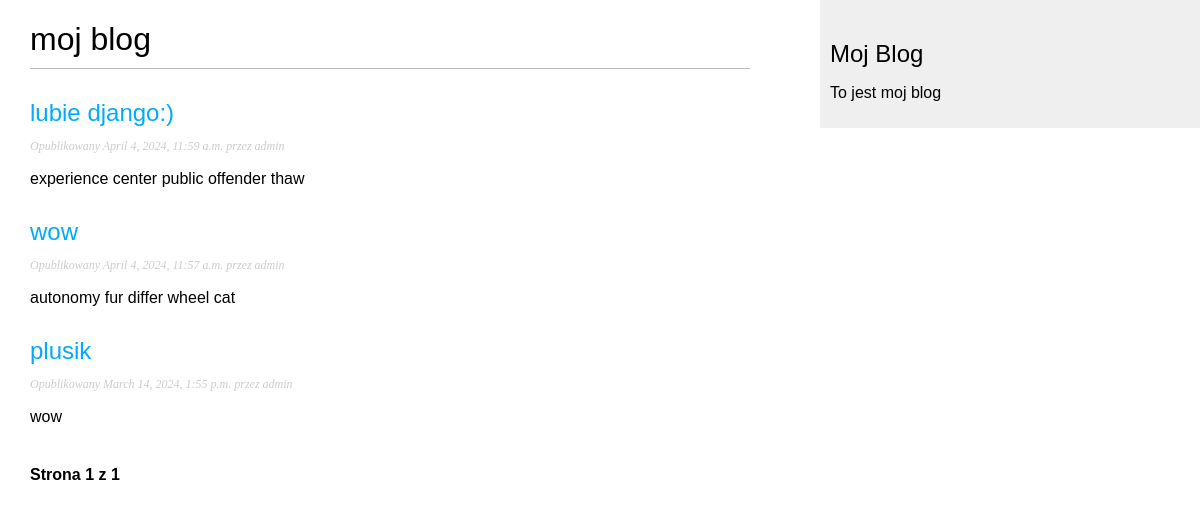
The app's page /djangoProject/ with its own data.
### Aplikacja/models.py (models this page shows, shortened)
class Post(models.Model):
    title = models.CharField(max_length=250)
    body = models.TextField()
    slug = models.SlugField(max_length=250, unique_for_date='publish')
    publish = models.DateTimeField(default=timezone.now)
    created = models.DateTimeField(auto_now_add=True)
    updated = models.DateTimeField(auto_now=True)
    author = models.ForeignKey(User, on_delete=models.CASCADE, related_name='blog_posts')
    STATUS_CHOICES = {
        ('draft', 'Draft'),
        ('published', 'Published'),
    }
    status = models.CharField(max_length=10, choices=STATUS_CHOICES, default='draft')
    def get_absolute_url(self):
        return reverse("Aplikacja:post_detail",
                       args=[self.publish.year,
                             self.publish.month,
                             self.publish.day,
                             self.slug])
    class Meta:
        ordering = ('-publish',)

### Aplikacja/views.py (the view)
# urls.py: path('', views.PostListView.as_view(),name='post-list'),
class PostListView(ListView):
    queryset = Post.objects.all().filter(status='published')
    context_object_name = 'posts'
    paginate_by = 3
    template_name = 'blog/post/list.html'

### Aplikacja/templates/blog/post/list.html (shortened to what this page needs)
{% extends "blog/base.html" %}
{% block content %}
    <h1>moj blog </h1>
    {% for post in posts %}
        <h2>
        <a href="{{ post.get_absolute_url }}">
            {{ post.title }}
        </a></h2>
        <p class="date">
        Opublikowany {{ post.publish }} przez {{ post.author }}
        </p>
        {{ post.body|truncatewords:30|linebreaks }}
    {% endfor%}
    {% include "blog/pagination.html" with page=page_obj %}
{% endblock %}

### Aplikacja/static/css/blog.css (style rules this page uses)
body { margin:0; padding:0; font-family:helvetica, sans-serif; }
a { color:#00abff; text-decoration:none; }
h1 { font-weight:normal; border-bottom:1px solid #bbb; padding:0 0 10px 0; }
h2 { font-weight:normal; margin:30px 0 0; }
p.date { color:#ccc; font-family: georgia, serif; font-size: 12px; font-style: italic; }

### records on screen
Post: title "lubie django:)", publish "April 4, 2024, 11:59 a.m.", author "admin", body "experience center public offender thaw"
Post: title "wow", publish "April 4, 2024, 11:57 a.m.", author "admin", body "autonomy fur differ wheel cat"
Post: title "plusik", publish "March 14, 2024, 1:55 p.m.", author "admin", body "wow"

### other values on screen
{{ page.number }} "1"
{{ page.paginator.num_pages }} "1"
